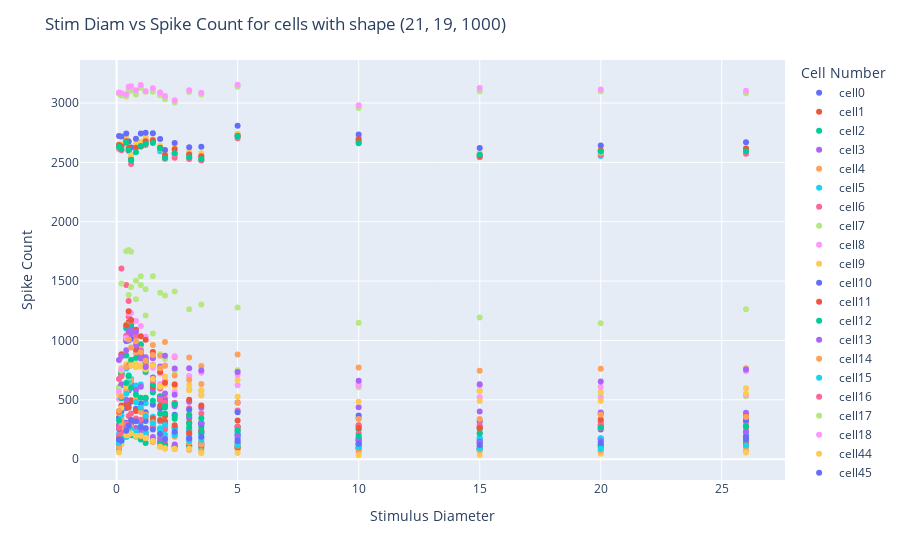

Here is the notebook cell this chart was saved with:
### Code cell
import plotly.express as px

fig = px.scatter(datadf,datadf["Stimulus Diameter"], datadf["Spike Count"],color=datadf['Cell Number'])


# Add titles and labels
fig.update_layout(
    title='Stim Diam vs Spike Count for cells with shape (21, 19, 1000)',
    xaxis_title='Stimulus Diameter',
    yaxis_title='Spike Count',
    autosize = True)

# Display the interactive scatterplot
fig.show()

### Figure 1 — Plotly figure (JSON) as saved in the notebook; plotly's stock layout.template omitted (floating-point values rounded to 4 significant figures)
{"data": [{"hovertemplate": "Cell Number=cell0<br>Stimulus Diameter=%{x}<br>Spike Count=%{y}<extra></extra>", "legendgroup": "cell0", "marker": {"color": "#636efa", "symbol": "circle"}, "mode": "markers", "name": "cell0", "orientation": "v", "showlegend": true, "type": "scatter", "x": [0.1, 0.2, 0.4, 0.5, 0.6, 0.8, 1, 1.2, 1.5, 1.8, 2, 2.4, 3, 3.5, 5, 10, 15, 20, 26], "xaxis": "x", "y": [124, 317, 307, 272, 308, 257, 316, 322, 317, 258, 301, 264, 241, 233, 176, 155, 163, 173, 162], "yaxis": "y"}, {"hovertemplate": "Cell Number=cell1<br>Stimulus Diameter=%{x}<br>Spike Count=%{y}<extra></extra>", "legendgroup": "cell1", "marker": {"color": "#EF553B", "symbol": "circle"}, "mode": "markers", "name": "cell1", "orientation": "v", "showlegend": true, "type": "scatter", "x": [0.1, 0.2, 0.4, 0.5, 0.6, 0.8, 1, 1.2, 1.5, 1.8, 2, 2.4, 3, 3.5, 5, 10, 15, 20, 26], "xaxis": "x", "y": [111, 243, 279, 276, 304, 263, 240, 201, 156, 149, 127, 109, 118, 110, 102, 124, 107, 120, 114], "yaxis": "y"}, {"hovertemplate": "Cell Number=cell2<br>Stimulus Diameter=%{x}<br>Spike Count=%{y}<extra></extra>", "legendgroup": "cell2", "marker": {"color": "#00cc96", "symbol": "circle"}, "mode": "markers", "name": "cell2", "orientation": "v", "showlegend": true, "type": "scatter", "x": [0.1, 0.2, 0.4, 0.5, 0.6, 0.8, 1, 1.2, 1.5, 1.8, 2, 2.4, 3, 3.5, 5, 10, 15, 20, 26], "xaxis": "x", "y": [84, 171, 189, 211, 202, 191, 166, 136, 151, 132, 113, 107, 106, 95, 95, 92, 89, 100, 108], "yaxis": "y"}, {"hovertemplate": "Cell Number=cell3<br>Stimulus Diameter=%{x}<br>Spike Count=%{y}<extra></extra>", "legendgroup": "cell3", "marker": {"color": "#ab63fa", "symbol": "circle"}, "mode": "markers", "name": "cell3", "orientation": "v", "showlegend": true, "type": "scatter", "x": [0.1, 0.2, 0.4, 0.5, 0.6, 0.8, 1, 1.2, 1.5, 1.8, 2, 2.4, 3, 3.5, 5, 10, 15, 20, 26], "xaxis": "x", "y": [164, 270, 270, 272, 281, 255, 239, 222, 186, 177, 164, 124, 169, 125, 143, 128, 139, 172, 169], "yaxis": "y"}, {"hovertemplate": "Cell Number=cell4<br>Stimulus Diameter=%{x}<br>Spike Count=%{y}<extra></extra>", "legendgroup": "cell4", "marker": {"color": "#FFA15A", "symbol": "circle"}, "mode": "markers", "name": "cell4", "orientation": "v", "showlegend": true, "type": "scatter", "x": [0.1, 0.2, 0.4, 0.5, 0.6, 0.8, 1, 1.2, 1.5, 1.8, 2, 2.4, 3, 3.5, 5, 10, 15, 20, 26], "xaxis": "x", "y": [85, 250, 295, 268, 270, 202, 193, 176, 144, 106, 89, 86, 80, 69, 82, 63, 76, 67, 76], "yaxis": "y"}, {"hovertemplate": "Cell Number=cell5<br>Stimulus Diameter=%{x}<br>Spike Count=%{y}<extra></extra>", "legendgroup": "cell5", "marker": {"color": "#19d3f3", "symbol": "circle"}, "mode": "markers", "name": "cell5", "orientation": "v", "showlegend": true, "type": "scatter", "x": [0.1, 0.2, 0.4, 0.5, 0.6, 0.8, 1, 1.2, 1.5, 1.8, 2, 2.4, 3, 3.5, 5, 10, 15, 20, 26], "xaxis": "x", "y": [214, 720, 763, 707, 675, 620, 630, 470, 357, 318, 263, 223, 188, 184, 200, 173, 173, 171, 137], "yaxis": "y"}, {"hovertemplate": "Cell Number=cell6<br>Stimulus Diameter=%{x}<br>Spike Count=%{y}<extra></extra>", "legendgroup": "cell6", "marker": {"color": "#FF6692", "symbol": "circle"}, "mode": "markers", "name": "cell6", "orientation": "v", "showlegend": true, "type": "scatter", "x": [0.1, 0.2, 0.4, 0.5, 0.6, 0.8, 1, 1.2, 1.5, 1.8, 2, 2.4, 3, 3.5, 5, 10, 15, 20, 26], "xaxis": "x", "y": [676, 1607, 1468, 1333, 1168, 951, 969, 791, 794, 596, 510, 459, 429, 302, 409, 347, 263, 316, 314], "yaxis": "y"}, {"hovertemplate": "Cell Number=cell7<br>Stimulus Diameter=%{x}<br>Spike Count=%{y}<extra></extra>", "legendgroup": "cell7", "marker": {"color": "#B6E880", "symbol": "circle"}, "mode": "markers", "name": "cell7", "orientation": "v", "showlegend": true, "type": "scatter", "x": [0.1, 0.2, 0.4, 0.5, 0.6, 0.8, 1, 1.2, 1.5, 1.8, 2, 2.4, 3, 3.5, 5, 10, 15, 20, 26], "xaxis": "x", "y": [607, 1479, 1752, 1761, 1748, 1502, 1468, 1211, 1059, 883, 843, 745, 700, 579, 749, 606, 579, 554, 530], "yaxis": "y"}, {"hovertemplate": "Cell Number=cell8<br>Stimulus Diameter=%{x}<br>Spike Count=%{y}<extra></extra>", "legendgroup": "cell8", "marker": {"color": "#FF97FF", "symbol": "circle"}, "mode": "markers", "name": "cell8", "orientation": "v", "showlegend": true, "type": "scatter", "x": [0.1, 0.2, 0.4, 0.5, 0.6, 0.8, 1, 1.2, 1.5, 1.8, 2, 2.4, 3, 3.5, 5, 10, 15, 20, 26], "xaxis": "x", "y": [507, 859, 1007, 1023, 1074, 893, 877, 731, 770, 634, 664, 568, 590, 543, 622, 628, 521, 519, 538], "yaxis": "y"}, {"hovertemplate": "Cell Number=cell9<br>Stimulus Diameter=%{x}<br>Spike Count=%{y}<extra></extra>", "legendgroup": "cell9", "marker": {"color": "#FECB52", "symbol": "circle"}, "mode": "markers", "name": "cell9", "orientation": "v", "showlegend": true, "type": "scatter", "x": [0.1, 0.2, 0.4, 0.5, 0.6, 0.8, 1, 1.2, 1.5, 1.8, 2, 2.4, 3, 3.5, 5, 10, 15, 20, 26], "xaxis": "x", "y": [543, 767, 798, 803, 838, 774, 791, 766, 790, 732, 696, 609, 626, 537, 666, 635, 573, 568, 553], "yaxis": "y"}, {"hovertemplate": "Cell Number=cell10<br>Stimulus Diameter=%{x}<br>Spike Count=%{y}<extra></extra>", "legendgroup": "cell10", "marker": {"color": "#636efa", "symbol": "circle"}, "mode": "markers", "name": "cell10", "orientation": "v", "showlegend": true, "type": "scatter", "x": [0.1, 0.2, 0.4, 0.5, 0.6, 0.8, 1, 1.2, 1.5, 1.8, 2, 2.4, 3, 3.5, 5, 10, 15, 20, 26], "xaxis": "x", "y": [350, 405, 431, 466, 486, 424, 469, 395, 458, 426, 377, 375, 347, 301, 395, 367, 319, 382, 328], "yaxis": "y"}, {"hovertemplate": "Cell Number=cell11<br>Stimulus Diameter=%{x}<br>Spike Count=%{y}<extra></extra>", "legendgroup": "cell11", "marker": {"color": "#EF553B", "symbol": "circle"}, "mode": "markers", "name": "cell11", "orientation": "v", "showlegend": true, "type": "scatter", "x": [0.1, 0.2, 0.4, 0.5, 0.6, 0.8, 1, 1.2, 1.5, 1.8, 2, 2.4, 3, 3.5, 5, 10, 15, 20, 26], "xaxis": "x", "y": [288, 452, 467, 435, 497, 406, 415, 356, 342, 329, 319, 264, 308, 244, 272, 286, 268, 287, 268], "yaxis": "y"}, {"hovertemplate": "Cell Number=cell12<br>Stimulus Diameter=%{x}<br>Spike Count=%{y}<extra></extra>", "legendgroup": "cell12", "marker": {"color": "#00cc96", "symbol": "circle"}, "mode": "markers", "name": "cell12", "orientation": "v", "showlegend": true, "type": "scatter", "x": [0.1, 0.2, 0.4, 0.5, 0.6, 0.8, 1, 1.2, 1.5, 1.8, 2, 2.4, 3, 3.5, 5, 10, 15, 20, 26], "xaxis": "x", "y": [169, 711, 873, 787, 835, 852, 963, 737, 561, 496, 436, 363, 300, 272, 272, 252, 256, 271, 230], "yaxis": "y"}, {"hovertemplate": "Cell Number=cell13<br>Stimulus Diameter=%{x}<br>Spike Count=%{y}<extra></extra>", "legendgroup": "cell13", "marker": {"color": "#ab63fa", "symbol": "circle"}, "mode": "markers", "name": "cell13", "orientation": "v", "showlegend": true, "type": "scatter", "x": [0.1, 0.2, 0.4, 0.5, 0.6, 0.8, 1, 1.2, 1.5, 1.8, 2, 2.4, 3, 3.5, 5, 10, 15, 20, 26], "xaxis": "x", "y": [115, 300, 501, 579, 638, 582, 611, 508, 587, 513, 554, 542, 483, 434, 477, 437, 402, 393, 390], "yaxis": "y"}, {"hovertemplate": "Cell Number=cell14<br>Stimulus Diameter=%{x}<br>Spike Count=%{y}<extra></extra>", "legendgroup": "cell14", "marker": {"color": "#FFA15A", "symbol": "circle"}, "mode": "markers", "name": "cell14", "orientation": "v", "showlegend": true, "type": "scatter", "x": [0.1, 0.2, 0.4, 0.5, 0.6, 0.8, 1, 1.2, 1.5, 1.8, 2, 2.4, 3, 3.5, 5, 10, 15, 20, 26], "xaxis": "x", "y": [187, 334, 592, 662, 788, 903, 927, 798, 962, 872, 987, 859, 856, 785, 881, 773, 745, 761, 766], "yaxis": "y"}, {"hovertemplate": "Cell Number=cell15<br>Stimulus Diameter=%{x}<br>Spike Count=%{y}<extra></extra>", "legendgroup": "cell15", "marker": {"color": "#19d3f3", "symbol": "circle"}, "mode": "markers", "name": "cell15", "orientation": "v", "showlegend": true, "type": "scatter", "x": [0.1, 0.2, 0.4, 0.5, 0.6, 0.8, 1, 1.2, 1.5, 1.8, 2, 2.4, 3, 3.5, 5, 10, 15, 20, 26], "xaxis": "x", "y": [95, 146, 189, 211, 252, 230, 278, 225, 278, 258, 288, 257, 245, 219, 227, 179, 182, 177, 194], "yaxis": "y"}, {"hovertemplate": "Cell Number=cell16<br>Stimulus Diameter=%{x}<br>Spike Count=%{y}<extra></extra>", "legendgroup": "cell16", "marker": {"color": "#FF6692", "symbol": "circle"}, "mode": "markers", "name": "cell16", "orientation": "v", "showlegend": true, "type": "scatter", "x": [0.1, 0.2, 0.4, 0.5, 0.6, 0.8, 1, 1.2, 1.5, 1.8, 2, 2.4, 3, 3.5, 5, 10, 15, 20, 26], "xaxis": "x", "y": [192, 221, 297, 363, 384, 343, 332, 261, 269, 221, 249, 213, 213, 225, 246, 280, 287, 289, 280], "yaxis": "y"}, {"hovertemplate": "Cell Number=cell17<br>Stimulus Diameter=%{x}<br>Spike Count=%{y}<extra></extra>", "legendgroup": "cell17", "marker": {"color": "#B6E880", "symbol": "circle"}, "mode": "markers", "name": "cell17", "orientation": "v", "showlegend": true, "type": "scatter", "x": [0.1, 0.2, 0.4, 0.5, 0.6, 0.8, 1, 1.2, 1.5, 1.8, 2, 2.4, 3, 3.5, 5, 10, 15, 20, 26], "xaxis": "x", "y": [3078, 3063, 3056, 3110, 3104, 3072, 3129, 3096, 3094, 3066, 3032, 3005, 3092, 3072, 3137, 2959, 3099, 3100, 3082], "yaxis": "y"}, {"hovertemplate": "Cell Number=cell18<br>Stimulus Diameter=%{x}<br>Spike Count=%{y}<extra></extra>", "legendgroup": "cell18", "marker": {"color": "#FF97FF", "symbol": "circle"}, "mode": "markers", "name": "cell18", "orientation": "v", "showlegend": true, "type": "scatter", "x": [0.1, 0.2, 0.4, 0.5, 0.6, 0.8, 1, 1.2, 1.5, 1.8, 2, 2.4, 3, 3.5, 5, 10, 15, 20, 26], "xaxis": "x", "y": [3089, 3083, 3075, 3137, 3141, 3108, 3151, 3099, 3125, 3089, 3059, 3023, 3107, 3086, 3154, 2981, 3126, 3113, 3103], "yaxis": "y"}, {"hovertemplate": "Cell Number=cell44<br>Stimulus Diameter=%{x}<br>Spike Count=%{y}<extra></extra>", "legendgroup": "cell44", "marker": {"color": "#FECB52", "symbol": "circle"}, "mode": "markers", "name": "cell44", "orientation": "v", "showlegend": true, "type": "scatter", "x": [0.1, 0.2, 0.4, 0.5, 0.6, 0.8, 1, 1.2, 1.5, 1.8, 2, 2.4, 3, 3.5, 5, 10, 15, 20, 26], "xaxis": "x", "y": [57, 123, 202, 205, 218, 195, 199, 180, 153, 103, 91, 87, 88, 49, 53, 33, 35, 46, 57], "yaxis": "y"}, {"hovertemplate": "Cell Number=cell45<br>Stimulus Diameter=%{x}<br>Spike Count=%{y}<extra></extra>", "legendgroup": "cell45", "marker": {"color": "#636efa", "symbol": "circle"}, "mode": "markers", "name": "cell45", "orientation": "v", "showlegend": true, "type": "scatter", "x": [0.1, 0.2, 0.4, 0.5, 0.6, 0.8, 1, 1.2, 1.5, 1.8, 2, 2.4, 3, 3.5, 5, 10, 15, 20, 26], "xaxis": "x", "y": [255, 623, 995, 1000, 1015, 937, 877, 844, 685, 525, 488, 469, 416, 296, 205, 159, 146, 249, 194], "yaxis": "y"}, {"hovertemplate": "Cell Number=cell46<br>Stimulus Diameter=%{x}<br>Spike Count=%{y}<extra></extra>", "legendgroup": "cell46", "marker": {"color": "#EF553B", "symbol": "circle"}, "mode": "markers", "name": "cell46", "orientation": "v", "showlegend": true, "type": "scatter", "x": [0.1, 0.2, 0.4, 0.5, 0.6, 0.8, 1, 1.2, 1.5, 1.8, 2, 2.4, 3, 3.5, 5, 10, 15, 20, 26], "xaxis": "x", "y": [168, 720, 1123, 1154, 1133, 924, 870, 823, 612, 449, 363, 286, 220, 139, 100, 92, 83, 115, 135], "yaxis": "y"}, {"hovertemplate": "Cell Number=cell47<br>Stimulus Diameter=%{x}<br>Spike Count=%{y}<extra></extra>", "legendgroup": "cell47", "marker": {"color": "#00cc96", "symbol": "circle"}, "mode": "markers", "name": "cell47", "orientation": "v", "showlegend": true, "type": "scatter", "x": [0.1, 0.2, 0.4, 0.5, 0.6, 0.8, 1, 1.2, 1.5, 1.8, 2, 2.4, 3, 3.5, 5, 10, 15, 20, 26], "xaxis": "x", "y": [155, 732, 1103, 1086, 1116, 989, 876, 821, 629, 529, 384, 340, 268, 222, 125, 105, 87, 115, 112], "yaxis": "y"}, {"hovertemplate": "Cell Number=cell48<br>Stimulus Diameter=%{x}<br>Spike Count=%{y}<extra></extra>", "legendgroup": "cell48", "marker": {"color": "#ab63fa", "symbol": "circle"}, "mode": "markers", "name": "cell48", "orientation": "v", "showlegend": true, "type": "scatter", "x": [0.1, 0.2, 0.4, 0.5, 0.6, 0.8, 1, 1.2, 1.5, 1.8, 2, 2.4, 3, 3.5, 5, 10, 15, 20, 26], "xaxis": "x", "y": [282, 632, 1009, 1056, 1054, 958, 912, 859, 687, 517, 461, 445, 356, 306, 204, 168, 141, 154, 230], "yaxis": "y"}, {"hovertemplate": "Cell Number=cell49<br>Stimulus Diameter=%{x}<br>Spike Count=%{y}<extra></extra>", "legendgroup": "cell49", "marker": {"color": "#FFA15A", "symbol": "circle"}, "mode": "markers", "name": "cell49", "orientation": "v", "showlegend": true, "type": "scatter", "x": [0.1, 0.2, 0.4, 0.5, 0.6, 0.8, 1, 1.2, 1.5, 1.8, 2, 2.4, 3, 3.5, 5, 10, 15, 20, 26], "xaxis": "x", "y": [103, 298, 572, 634, 661, 503, 398, 375, 310, 209, 171, 188, 141, 123, 112, 95, 75, 71, 110], "yaxis": "y"}, {"hovertemplate": "Cell Number=cell50<br>Stimulus Diameter=%{x}<br>Spike Count=%{y}<extra></extra>", "legendgroup": "cell50", "marker": {"color": "#19d3f3", "symbol": "circle"}, "mode": "markers", "name": "cell50", "orientation": "v", "showlegend": true, "type": "scatter", "x": [0.1, 0.2, 0.4, 0.5, 0.6, 0.8, 1, 1.2, 1.5, 1.8, 2, 2.4, 3, 3.5, 5, 10, 15, 20, 26], "xaxis": "x", "y": [137, 368, 551, 664, 605, 480, 436, 364, 302, 250, 205, 202, 153, 163, 118, 100, 91, 88, 117], "yaxis": "y"}, {"hovertemplate": "Cell Number=cell51<br>Stimulus Diameter=%{x}<br>Spike Count=%{y}<extra></extra>", "legendgroup": "cell51", "marker": {"color": "#FF6692", "symbol": "circle"}, "mode": "markers", "name": "cell51", "orientation": "v", "showlegend": true, "type": "scatter", "x": [0.1, 0.2, 0.4, 0.5, 0.6, 0.8, 1, 1.2, 1.5, 1.8, 2, 2.4, 3, 3.5, 5, 10, 15, 20, 26], "xaxis": "x", "y": [262, 699, 1039, 1200, 1162, 1038, 899, 784, 661, 501, 477, 475, 375, 385, 276, 218, 223, 262, 278], "yaxis": "y"}, {"hovertemplate": "Cell Number=cell52<br>Stimulus Diameter=%{x}<br>Spike Count=%{y}<extra></extra>", "legendgroup": "cell52", "marker": {"color": "#B6E880", "symbol": "circle"}, "mode": "markers", "name": "cell52", "orientation": "v", "showlegend": true, "type": "scatter", "x": [0.1, 0.2, 0.4, 0.5, 0.6, 0.8, 1, 1.2, 1.5, 1.8, 2, 2.4, 3, 3.5, 5, 10, 15, 20, 26], "xaxis": "x", "y": [592, 747, 1133, 1382, 1450, 1347, 1540, 1432, 1540, 1402, 1379, 1413, 1263, 1302, 1278, 1149, 1194, 1145, 1262], "yaxis": "y"}, {"hovertemplate": "Cell Number=cell53<br>Stimulus Diameter=%{x}<br>Spike Count=%{y}<extra></extra>", "legendgroup": "cell53", "marker": {"color": "#FF97FF", "symbol": "circle"}, "mode": "markers", "name": "cell53", "orientation": "v", "showlegend": true, "type": "scatter", "x": [0.1, 0.2, 0.4, 0.5, 0.6, 0.8, 1, 1.2, 1.5, 1.8, 2, 2.4, 3, 3.5, 5, 10, 15, 20, 26], "xaxis": "x", "y": [569, 757, 1019, 1227, 1232, 1163, 1122, 1032, 900, 722, 789, 866, 698, 727, 710, 618, 621, 609, 740], "yaxis": "y"}, {"hovertemplate": "Cell Number=cell54<br>Stimulus Diameter=%{x}<br>Spike Count=%{y}<extra></extra>", "legendgroup": "cell54", "marker": {"color": "#FECB52", "symbol": "circle"}, "mode": "markers", "name": "cell54", "orientation": "v", "showlegend": true, "type": "scatter", "x": [0.1, 0.2, 0.4, 0.5, 0.6, 0.8, 1, 1.2, 1.5, 1.8, 2, 2.4, 3, 3.5, 5, 10, 15, 20, 26], "xaxis": "x", "y": [390, 432, 612, 687, 791, 804, 779, 756, 676, 611, 630, 633, 581, 580, 525, 484, 491, 490, 598], "yaxis": "y"}, {"hovertemplate": "Cell Number=cell55<br>Stimulus Diameter=%{x}<br>Spike Count=%{y}<extra></extra>", "legendgroup": "cell55", "marker": {"color": "#636efa", "symbol": "circle"}, "mode": "markers", "name": "cell55", "orientation": "v", "showlegend": true, "type": "scatter", "x": [0.1, 0.2, 0.4, 0.5, 0.6, 0.8, 1, 1.2, 1.5, 1.8, 2, 2.4, 3, 3.5, 5, 10, 15, 20, 26], "xaxis": "x", "y": [165, 156, 240, 282, 330, 320, 270, 259, 249, 212, 169, 230, 175, 188, 152, 129, 119, 138, 172], "yaxis": "y"}, {"hovertemplate": "Cell Number=cell56<br>Stimulus Diameter=%{x}<br>Spike Count=%{y}<extra></extra>", "legendgroup": "cell56", "marker": {"color": "#EF553B", "symbol": "circle"}, "mode": "markers", "name": "cell56", "orientation": "v", "showlegend": true, "type": "scatter", "x": [0.1, 0.2, 0.4, 0.5, 0.6, 0.8, 1, 1.2, 1.5, 1.8, 2, 2.4, 3, 3.5, 5, 10, 15, 20, 26], "xaxis": "x", "y": [398, 883, 1128, 1245, 1172, 1091, 1035, 1006, 902, 735, 644, 628, 501, 452, 325, 262, 262, 335, 361], "yaxis": "y"}, {"hovertemplate": "Cell Number=cell57<br>Stimulus Diameter=%{x}<br>Spike Count=%{y}<extra></extra>", "legendgroup": "cell57", "marker": {"color": "#00cc96", "symbol": "circle"}, "mode": "markers", "name": "cell57", "orientation": "v", "showlegend": true, "type": "scatter", "x": [0.1, 0.2, 0.4, 0.5, 0.6, 0.8, 1, 1.2, 1.5, 1.8, 2, 2.4, 3, 3.5, 5, 10, 15, 20, 26], "xaxis": "x", "y": [325, 513, 642, 698, 602, 545, 518, 517, 493, 383, 447, 465, 373, 345, 241, 195, 216, 266, 278], "yaxis": "y"}, {"hovertemplate": "Cell Number=cell58<br>Stimulus Diameter=%{x}<br>Spike Count=%{y}<extra></extra>", "legendgroup": "cell58", "marker": {"color": "#ab63fa", "symbol": "circle"}, "mode": "markers", "name": "cell58", "orientation": "v", "showlegend": true, "type": "scatter", "x": [0.1, 0.2, 0.4, 0.5, 0.6, 0.8, 1, 1.2, 1.5, 1.8, 2, 2.4, 3, 3.5, 5, 10, 15, 20, 26], "xaxis": "x", "y": [836, 870, 917, 1078, 1082, 1074, 847, 777, 850, 780, 871, 763, 766, 747, 735, 661, 631, 654, 756], "yaxis": "y"}, {"hovertemplate": "Cell Number=cell59<br>Stimulus Diameter=%{x}<br>Spike Count=%{y}<extra></extra>", "legendgroup": "cell59", "marker": {"color": "#FFA15A", "symbol": "circle"}, "mode": "markers", "name": "cell59", "orientation": "v", "showlegend": true, "type": "scatter", "x": [0.1, 0.2, 0.4, 0.5, 0.6, 0.8, 1, 1.2, 1.5, 1.8, 2, 2.4, 3, 3.5, 5, 10, 15, 20, 26], "xaxis": "x", "y": [407, 527, 777, 1009, 941, 993, 901, 828, 878, 765, 787, 704, 668, 634, 476, 338, 339, 374, 356], "yaxis": "y"}, {"hovertemplate": "Cell Number=cell60<br>Stimulus Diameter=%{x}<br>Spike Count=%{y}<extra></extra>", "legendgroup": "cell60", "marker": {"color": "#19d3f3", "symbol": "circle"}, "mode": "markers", "name": "cell60", "orientation": "v", "showlegend": true, "type": "scatter", "x": [0.1, 0.2, 0.4, 0.5, 0.6, 0.8, 1, 1.2, 1.5, 1.8, 2, 2.4, 3, 3.5, 5, 10, 15, 20, 26], "xaxis": "x", "y": [2627, 2645, 2684, 2599, 2532, 2635, 2662, 2663, 2676, 2593, 2546, 2564, 2542, 2518, 2729, 2674, 2557, 2554, 2605], "yaxis": "y"}, {"hovertemplate": "Cell Number=cell61<br>Stimulus Diameter=%{x}<br>Spike Count=%{y}<extra></extra>", "legendgroup": "cell61", "marker": {"color": "#FF6692", "symbol": "circle"}, "mode": "markers", "name": "cell61", "orientation": "v", "showlegend": true, "type": "scatter", "x": [0.1, 0.2, 0.4, 0.5, 0.6, 0.8, 1, 1.2, 1.5, 1.8, 2, 2.4, 3, 3.5, 5, 10, 15, 20, 26], "xaxis": "x", "y": [2615, 2603, 2664, 2599, 2487, 2640, 2636, 2647, 2677, 2614, 2530, 2540, 2528, 2518, 2703, 2674, 2543, 2565, 2572], "yaxis": "y"}, {"hovertemplate": "Cell Number=cell62<br>Stimulus Diameter=%{x}<br>Spike Count=%{y}<extra></extra>", "legendgroup": "cell62", "marker": {"color": "#B6E880", "symbol": "circle"}, "mode": "markers", "name": "cell62", "orientation": "v", "showlegend": true, "type": "scatter", "x": [0.1, 0.2, 0.4, 0.5, 0.6, 0.8, 1, 1.2, 1.5, 1.8, 2, 2.4, 3, 3.5, 5, 10, 15, 20, 26], "xaxis": "x", "y": [2628, 2634, 2692, 2613, 2560, 2635, 2643, 2701, 2684, 2623, 2553, 2576, 2583, 2546, 2738, 2711, 2578, 2583, 2608], "yaxis": "y"}, {"hovertemplate": "Cell Number=cell63<br>Stimulus Diameter=%{x}<br>Spike Count=%{y}<extra></extra>", "legendgroup": "cell63", "marker": {"color": "#FF97FF", "symbol": "circle"}, "mode": "markers", "name": "cell63", "orientation": "v", "showlegend": true, "type": "scatter", "x": [0.1, 0.2, 0.4, 0.5, 0.6, 0.8, 1, 1.2, 1.5, 1.8, 2, 2.4, 3, 3.5, 5, 10, 15, 20, 26], "xaxis": "x", "y": [2630, 2644, 2675, 2619, 2560, 2638, 2654, 2687, 2678, 2611, 2557, 2574, 2580, 2553, 2737, 2681, 2558, 2593, 2597], "yaxis": "y"}, {"hovertemplate": "Cell Number=cell64<br>Stimulus Diameter=%{x}<br>Spike Count=%{y}<extra></extra>", "legendgroup": "cell64", "marker": {"color": "#FECB52", "symbol": "circle"}, "mode": "markers", "name": "cell64", "orientation": "v", "showlegend": true, "type": "scatter", "x": [0.1, 0.2, 0.4, 0.5, 0.6, 0.8, 1, 1.2, 1.5, 1.8, 2, 2.4, 3, 3.5, 5, 10, 15, 20, 26], "xaxis": "x", "y": [2653, 2653, 2706, 2642, 2561, 2657, 2674, 2714, 2695, 2641, 2595, 2621, 2581, 2576, 2742, 2696, 2574, 2602, 2614], "yaxis": "y"}, {"hovertemplate": "Cell Number=cell65<br>Stimulus Diameter=%{x}<br>Spike Count=%{y}<extra></extra>", "legendgroup": "cell65", "marker": {"color": "#636efa", "symbol": "circle"}, "mode": "markers", "name": "cell65", "orientation": "v", "showlegend": true, "type": "scatter", "x": [0.1, 0.2, 0.4, 0.5, 0.6, 0.8, 1, 1.2, 1.5, 1.8, 2, 2.4, 3, 3.5, 5, 10, 15, 20, 26], "xaxis": "x", "y": [2723, 2719, 2744, 2675, 2626, 2700, 2743, 2749, 2745, 2698, 2605, 2663, 2627, 2632, 2808, 2734, 2622, 2643, 2669], "yaxis": "y"}, {"hovertemplate": "Cell Number=cell66<br>Stimulus Diameter=%{x}<br>Spike Count=%{y}<extra></extra>", "legendgroup": "cell66", "marker": {"color": "#EF553B", "symbol": "circle"}, "mode": "markers", "name": "cell66", "orientation": "v", "showlegend": true, "type": "scatter", "x": [0.1, 0.2, 0.4, 0.5, 0.6, 0.8, 1, 1.2, 1.5, 1.8, 2, 2.4, 3, 3.5, 5, 10, 15, 20, 26], "xaxis": "x", "y": [2647, 2636, 2679, 2621, 2523, 2624, 2634, 2678, 2687, 2624, 2560, 2610, 2566, 2552, 2724, 2695, 2553, 2601, 2616], "yaxis": "y"}, {"hovertemplate": "Cell Number=cell67<br>Stimulus Diameter=%{x}<br>Spike Count=%{y}<extra></extra>", "legendgroup": "cell67", "marker": {"color": "#00cc96", "symbol": "circle"}, "mode": "markers", "name": "cell67", "orientation": "v", "showlegend": true, "type": "scatter", "x": [0.1, 0.2, 0.4, 0.5, 0.6, 0.8, 1, 1.2, 1.5, 1.8, 2, 2.4, 3, 3.5, 5, 10, 15, 20, 26], "xaxis": "x", "y": [2632, 2611, 2667, 2604, 2519, 2586, 2637, 2656, 2663, 2616, 2537, 2578, 2544, 2529, 2720, 2662, 2565, 2591, 2593], "yaxis": "y"}], "layout": {"autosize": true, "legend": {"title": {"text": "Cell Number"}, "tracegroupgap": 0}, "margin": {"t": 60}, "title": {"text": "Stim Diam vs Spike Count for cells with shape (21, 19, 1000)"}, "xaxis": {"anchor": "y", "domain": [0, 1], "title": {"text": "Stimulus Diameter"}}, "yaxis": {"anchor": "x", "domain": [0, 1], "title": {"text": "Spike Count"}}}}
